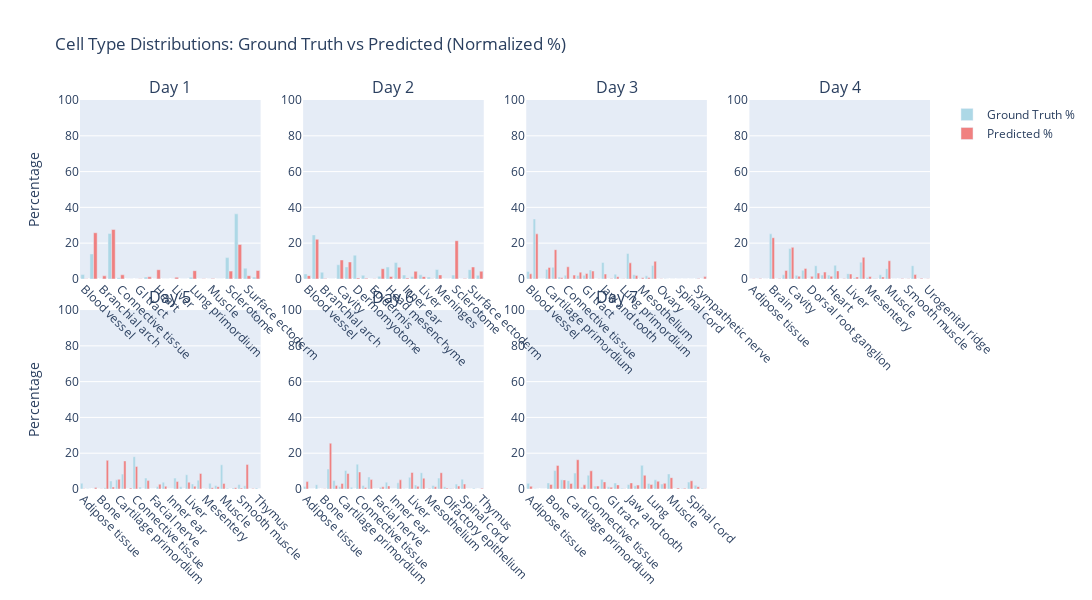

Notebook cell for this chart:
### Code cell
# Create normalized version
fig_normalized = create_normalized_histograms(pred_celltype_names_next_step, gt_celltype_names_next_step,
                                            time_labels=[f"Day {i+1}" for i in range(len(pred_celltype_names_next_step))])
fig_normalized.show()

### Figure 1 — Plotly figure (JSON) as saved in the notebook; plotly's stock layout.template omitted (floating-point values rounded to 4 significant figures)
{"data": [{"marker": {"color": "lightblue"}, "name": "Ground Truth %", "offsetgroup": "1", "showlegend": true, "type": "bar", "x": ["Blood vessel", "Brain", "Branchial arch", "Cavity", "Connective tissue", "Dermomyotome", "GI tract", "Head mesenchyme", "Heart", "Jaw and tooth", "Liver", "Lung", "Lung primordium", "Meninges", "Muscle", "Olfactory epithelium", "Sclerotome", "Spinal cord", "Surface ectoderm", "Urogenital ridge"], "xaxis": "x", "y": [2.44, 13.98, 0.02, 25.44, 0.7, 0, 0, 1.08, 0, 0, 0, 0, 1, 0, 0, 0, 11.92, 36.38, 6.02, 1.02], "yaxis": "y"}, {"marker": {"color": "lightcoral"}, "name": "Predicted %", "offsetgroup": "2", "showlegend": true, "type": "bar", "x": ["Blood vessel", "Brain", "Branchial arch", "Cavity", "Connective tissue", "Dermomyotome", "GI tract", "Head mesenchyme", "Heart", "Jaw and tooth", "Liver", "Lung", "Lung primordium", "Meninges", "Muscle", "Olfactory epithelium", "Sclerotome", "Spinal cord", "Surface ectoderm", "Urogenital ridge"], "xaxis": "x", "y": [0.1, 25.82, 1.72, 27.62, 2.3, 0.02, 0.06, 1.2, 5.14, 0.02, 0.94, 0.02, 4.6, 0.06, 0.18, 0.02, 4.38, 19.28, 1.8, 4.72], "yaxis": "y"}, {"marker": {"color": "lightblue"}, "name": "", "offsetgroup": "1", "showlegend": false, "type": "bar", "x": ["Blood vessel", "Brain", "Branchial arch", "Cartilage primordium", "Cavity", "Connective tissue", "Dermomyotome", "Dorsal root ganglion", "Epidermis", "GI tract", "Head mesenchyme", "Heart", "Inner ear", "Jaw and tooth", "Liver", "Lung primordium", "Meninges", "Mesentery", "Sclerotome", "Spinal cord", "Surface ectoderm", "Urogenital ridge"], "xaxis": "x2", "y": [2.82, 24.6, 3.76, 0, 7.92, 6.72, 13.3, 2.08, 0, 1.48, 6.64, 9.16, 2.2, 1.34, 2.28, 1.06, 5.26, 0, 2.2, 0, 5.16, 2.02], "yaxis": "y2"}, {"marker": {"color": "lightcoral"}, "name": "", "offsetgroup": "2", "showlegend": false, "type": "bar", "x": ["Blood vessel", "Brain", "Branchial arch", "Cartilage primordium", "Cavity", "Connective tissue", "Dermomyotome", "Dorsal root ganglion", "Epidermis", "GI tract", "Head mesenchyme", "Heart", "Inner ear", "Jaw and tooth", "Liver", "Lung primordium", "Meninges", "Mesentery", "Sclerotome", "Spinal cord", "Surface ectoderm", "Urogenital ridge"], "xaxis": "x2", "y": [1.84, 22.16, 0.28, 0.02, 10.6, 9.48, 0.54, 0.42, 0.06, 5.7, 1.36, 6.54, 0.5, 4.26, 1.28, 0.14, 2.24, 0.02, 21.38, 0.18, 6.68, 4.32], "yaxis": "y2"}, {"marker": {"color": "lightblue"}, "name": "", "offsetgroup": "1", "showlegend": false, "type": "bar", "x": ["Blood vessel", "Brain", "Cartilage", "Cartilage primordium", "Cavity", "Choroid plexus", "Connective tissue", "Dorsal root ganglion", "Epidermis", "GI tract", "Heart", "Inner ear", "Jaw and tooth", "Kidney", "Liver", "Lung primordium", "Meninges", "Mesentery", "Mesothelium", "Mucosal epithelium", "Muscle", "Ovary", "Pancreas", "Sclerotome", "Spinal cord", "Submandibular gland", "Surface ectoderm", "Sympathetic nerve", "Urogenital ridge"], "xaxis": "x3", "y": [4.12, 33.54, 0, 5.36, 6.54, 1.04, 2.1, 0.1, 1.98, 2.06, 5.04, 0, 9.22, 0, 2.68, 0.04, 14.2, 2.34, 0.1, 1.74, 7.54, 0, 0.08, 0, 0, 0, 0, 0.16, 0.02], "yaxis": "y3"}, {"marker": {"color": "lightcoral"}, "name": "", "offsetgroup": "2", "showlegend": false, "type": "bar", "x": ["Blood vessel", "Brain", "Cartilage", "Cartilage primordium", "Cavity", "Choroid plexus", "Connective tissue", "Dorsal root ganglion", "Epidermis", "GI tract", "Heart", "Inner ear", "Jaw and tooth", "Kidney", "Liver", "Lung primordium", "Meninges", "Mesentery", "Mesothelium", "Mucosal epithelium", "Muscle", "Ovary", "Pancreas", "Sclerotome", "Spinal cord", "Submandibular gland", "Surface ectoderm", "Sympathetic nerve", "Urogenital ridge"], "xaxis": "x3", "y": [2.86, 25.2, 0.02, 6.46, 16.36, 0.6, 6.8, 2.14, 3.8, 3.04, 4.42, 0.14, 2.74, 0.26, 1.22, 0.04, 8.98, 1.9, 0.62, 0.84, 9.86, 0.1, 0, 0.02, 0.02, 0.02, 0.02, 0.2, 1.32], "yaxis": "y3"}, {"marker": {"color": "lightblue"}, "name": "", "offsetgroup": "1", "showlegend": false, "type": "bar", "x": ["Adipose tissue", "Blood vessel", "Bone", "Brain", "Cartilage", "Cartilage primordium", "Cavity", "Choroid plexus", "Connective tissue", "Dorsal root ganglion", "Epidermis", "GI tract", "Heart", "Jaw and tooth", "Kidney", "Liver", "Lung", "Meninges", "Mesentery", "Mesothelium", "Mucosal epithelium", "Muscle", "Ovary", "Pancreas", "Smooth muscle", "Spinal cord", "Sympathetic nerve", "Urogenital ridge"], "xaxis": "x4", "y": [0, 0, 0, 25.2, 0, 2.32, 16.96, 2, 4.86, 0, 7.38, 2.16, 2.14, 7.66, 0, 2.96, 0.48, 9.38, 0.76, 0.24, 2.32, 5.76, 0, 0.02, 0, 7.4, 0, 0], "yaxis": "y4"}, {"marker": {"color": "lightcoral"}, "name": "", "offsetgroup": "2", "showlegend": false, "type": "bar", "x": ["Adipose tissue", "Blood vessel", "Bone", "Brain", "Cartilage", "Cartilage primordium", "Cavity", "Choroid plexus", "Connective tissue", "Dorsal root ganglion", "Epidermis", "GI tract", "Heart", "Jaw and tooth", "Kidney", "Liver", "Lung", "Meninges", "Mesentery", "Mesothelium", "Mucosal epithelium", "Muscle", "Ovary", "Pancreas", "Smooth muscle", "Spinal cord", "Sympathetic nerve", "Urogenital ridge"], "xaxis": "x4", "y": [0.1, 0.3, 0.02, 23.04, 0.18, 4.74, 17.64, 1.52, 5.9, 1.46, 3.26, 3.84, 1.52, 4.48, 0.24, 2.74, 1.12, 12.08, 1.36, 0.14, 1.08, 10.16, 0.02, 0.18, 0.06, 2.44, 0.32, 0.06], "yaxis": "y4"}, {"marker": {"color": "lightblue"}, "name": "", "offsetgroup": "1", "showlegend": false, "type": "bar", "x": ["Adipose tissue", "Adrenal gland", "Blood vessel", "Bone", "Brain", "Cartilage", "Cartilage primordium", "Cavity", "Choroid plexus", "Connective tissue", "Dorsal root ganglion", "Epidermis", "Facial nerve", "GI tract", "Heart", "Inner ear", "Jaw and tooth", "Kidney", "Liver", "Lung", "Meninges", "Mesentery", "Mesothelium", "Mucosal epithelium", "Muscle", "Olfactory epithelium", "Pancreas", "Smooth muscle", "Spinal cord", "Sympathetic nerve", "Thymus"], "xaxis": "x5", "y": [3.18, 0.12, 0, 0, 0.72, 4.48, 5.1, 8.32, 0, 18.06, 1.12, 6.14, 0.02, 1.4, 3.84, 0, 6.08, 1.22, 7.96, 2.82, 4.92, 0, 3.2, 1.94, 13.52, 0.44, 0.54, 2.5, 1.82, 0, 0.54], "yaxis": "y5"}, {"marker": {"color": "lightcoral"}, "name": "", "offsetgroup": "2", "showlegend": false, "type": "bar", "x": ["Adipose tissue", "Adrenal gland", "Blood vessel", "Bone", "Brain", "Cartilage", "Cartilage primordium", "Cavity", "Choroid plexus", "Connective tissue", "Dorsal root ganglion", "Epidermis", "Facial nerve", "GI tract", "Heart", "Inner ear", "Jaw and tooth", "Kidney", "Liver", "Lung", "Meninges", "Mesentery", "Mesothelium", "Mucosal epithelium", "Muscle", "Olfactory epithelium", "Pancreas", "Smooth muscle", "Spinal cord", "Sympathetic nerve", "Thymus"], "xaxis": "x5", "y": [0.08, 0, 0.78, 0.1, 16, 1.12, 5.38, 15.7, 0.54, 12.56, 0, 4.7, 0, 2.68, 1.54, 0.02, 4.18, 0, 3.8, 1.54, 8.66, 0.14, 0.74, 1.3, 3.14, 0, 0.76, 0.56, 13.76, 0.22, 0], "yaxis": "y5"}, {"marker": {"color": "lightblue"}, "name": "", "offsetgroup": "1", "showlegend": false, "type": "bar", "x": ["Adipose tissue", "Adrenal gland", "Blood vessel", "Bone", "Brain", "Cartilage", "Cartilage primordium", "Cavity", "Choroid plexus", "Connective tissue", "Dorsal root ganglion", "Epidermis", "Facial nerve", "GI tract", "Heart", "Inner ear", "Jaw and tooth", "Kidney", "Liver", "Lung", "Meninges", "Mesothelium", "Mucosal epithelium", "Muscle", "Olfactory epithelium", "Pancreas", "Smooth muscle", "Spinal cord", "Submandibular gland", "Sympathetic nerve", "Thymus"], "xaxis": "x6", "y": [1.46, 0.06, 2.44, 0, 11.2, 4.72, 1.4, 10.34, 0.98, 13.86, 2, 6.72, 0, 0.96, 3.82, 0.02, 3.46, 0.16, 6.5, 2.26, 9.1, 0, 2, 6.1, 1.32, 0.46, 2.74, 5.5, 0, 0.42, 0], "yaxis": "y6"}, {"marker": {"color": "lightcoral"}, "name": "", "offsetgroup": "2", "showlegend": false, "type": "bar", "x": ["Adipose tissue", "Adrenal gland", "Blood vessel", "Bone", "Brain", "Cartilage", "Cartilage primordium", "Cavity", "Choroid plexus", "Connective tissue", "Dorsal root ganglion", "Epidermis", "Facial nerve", "GI tract", "Heart", "Inner ear", "Jaw and tooth", "Kidney", "Liver", "Lung", "Meninges", "Mesothelium", "Mucosal epithelium", "Muscle", "Olfactory epithelium", "Pancreas", "Smooth muscle", "Spinal cord", "Submandibular gland", "Sympathetic nerve", "Thymus"], "xaxis": "x6", "y": [4.14, 0.02, 0, 0.08, 25.58, 1.9, 3.12, 8.66, 0.04, 9.5, 0.84, 5.26, 0.02, 1.22, 1.7, 0, 5.1, 0.06, 9.22, 1.48, 6.04, 0.28, 1.22, 9.1, 0.5, 0.12, 1.62, 2.74, 0.02, 0, 0.42], "yaxis": "y6"}, {"marker": {"color": "lightblue"}, "name": "", "offsetgroup": "1", "showlegend": false, "type": "bar", "x": ["Adipose tissue", "Adrenal gland", "Blood vessel", "Bone", "Brain", "Cartilage", "Cartilage primordium", "Cavity", "Choroid plexus", "Connective tissue", "Dorsal root ganglion", "Epidermis", "GI tract", "Heart", "Inner ear", "Jaw and tooth", "Kidney", "Liver", "Lung", "Meninges", "Mucosal epithelium", "Muscle", "Olfactory epithelium", "Smooth muscle", "Spinal cord", "Submandibular gland", "Sympathetic nerve"], "xaxis": "x7", "y": [3.16, 0.14, 0, 3.42, 10.3, 5.14, 4.66, 8.92, 1, 7.68, 1.62, 5.38, 1.2, 3.38, 0.4, 2.5, 1.8, 13.24, 3.14, 5.1, 2.74, 8.42, 0, 0.3, 3.86, 2.08, 0.42], "yaxis": "y7"}, {"marker": {"color": "lightcoral"}, "name": "", "offsetgroup": "2", "showlegend": false, "type": "bar", "x": ["Adipose tissue", "Adrenal gland", "Blood vessel", "Bone", "Brain", "Cartilage", "Cartilage primordium", "Cavity", "Choroid plexus", "Connective tissue", "Dorsal root ganglion", "Epidermis", "GI tract", "Heart", "Inner ear", "Jaw and tooth", "Kidney", "Liver", "Lung", "Meninges", "Mucosal epithelium", "Muscle", "Olfactory epithelium", "Smooth muscle", "Spinal cord", "Submandibular gland", "Sympathetic nerve"], "xaxis": "x7", "y": [1.52, 0.04, 0.02, 2.58, 13.2, 5.06, 3.04, 16.34, 2.32, 10.16, 1.62, 3.98, 0.98, 2.3, 0.12, 3.4, 2.18, 7.66, 2.54, 4.3, 3.18, 6.34, 0.62, 0.44, 4.6, 1.28, 0.18], "yaxis": "y7"}], "layout": {"annotations": [{"font": {"size": 16}, "showarrow": false, "text": "Day 1", "x": 0.1062, "xanchor": "center", "xref": "paper", "y": 1, "yanchor": "bottom", "yref": "paper"}, {"font": {"size": 16}, "showarrow": false, "text": "Day 2", "x": 0.3688, "xanchor": "center", "xref": "paper", "y": 1, "yanchor": "bottom", "yref": "paper"}, {"font": {"size": 16}, "showarrow": false, "text": "Day 3", "x": 0.6313, "xanchor": "center", "xref": "paper", "y": 1, "yanchor": "bottom", "yref": "paper"}, {"font": {"size": 16}, "showarrow": false, "text": "Day 4", "x": 0.8938, "xanchor": "center", "xref": "paper", "y": 1, "yanchor": "bottom", "yref": "paper"}, {"font": {"size": 16}, "showarrow": false, "text": "Day 5", "x": 0.1062, "xanchor": "center", "xref": "paper", "y": 0.46, "yanchor": "bottom", "yref": "paper"}, {"font": {"size": 16}, "showarrow": false, "text": "Day 6", "x": 0.3688, "xanchor": "center", "xref": "paper", "y": 0.46, "yanchor": "bottom", "yref": "paper"}, {"font": {"size": 16}, "showarrow": false, "text": "Day 7", "x": 0.6313, "xanchor": "center", "xref": "paper", "y": 0.46, "yanchor": "bottom", "yref": "paper"}], "barmode": "group", "height": 600, "title": {"text": "Cell Type Distributions: Ground Truth vs Predicted (Normalized %)"}, "width": 1400, "xaxis": {"anchor": "y", "domain": [0, 0.2125], "tickangle": 45}, "xaxis2": {"anchor": "y2", "domain": [0.2625, 0.475], "tickangle": 45}, "xaxis3": {"anchor": "y3", "domain": [0.525, 0.7375], "tickangle": 45}, "xaxis4": {"anchor": "y4", "domain": [0.7875, 1], "tickangle": 45}, "xaxis5": {"anchor": "y5", "domain": [0, 0.2125], "tickangle": 45}, "xaxis6": {"anchor": "y6", "domain": [0.2625, 0.475], "tickangle": 45}, "xaxis7": {"anchor": "y7", "domain": [0.525, 0.7375], "tickangle": 45}, "xaxis8": {"anchor": "y8", "domain": [0.7875, 1]}, "yaxis": {"anchor": "x", "domain": [0.54, 1], "range": [0, 100], "title": {"text": "Percentage"}}, "yaxis2": {"anchor": "x2", "domain": [0.54, 1], "range": [0, 100], "title": {"text": ""}}, "yaxis3": {"anchor": "x3", "domain": [0.54, 1], "range": [0, 100], "title": {"text": ""}}, "yaxis4": {"anchor": "x4", "domain": [0.54, 1], "range": [0, 100], "title": {"text": ""}}, "yaxis5": {"anchor": "x5", "domain": [0, 0.46], "range": [0, 100], "title": {"text": "Percentage"}}, "yaxis6": {"anchor": "x6", "domain": [0, 0.46], "range": [0, 100], "title": {"text": ""}}, "yaxis7": {"anchor": "x7", "domain": [0, 0.46], "range": [0, 100], "title": {"text": ""}}, "yaxis8": {"anchor": "x8", "domain": [0, 0.46]}}}
